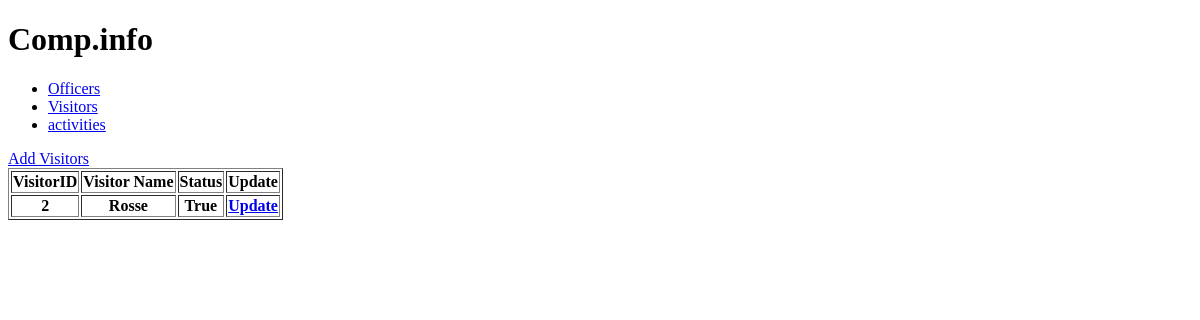
Before: /visitor/ with the older database file.
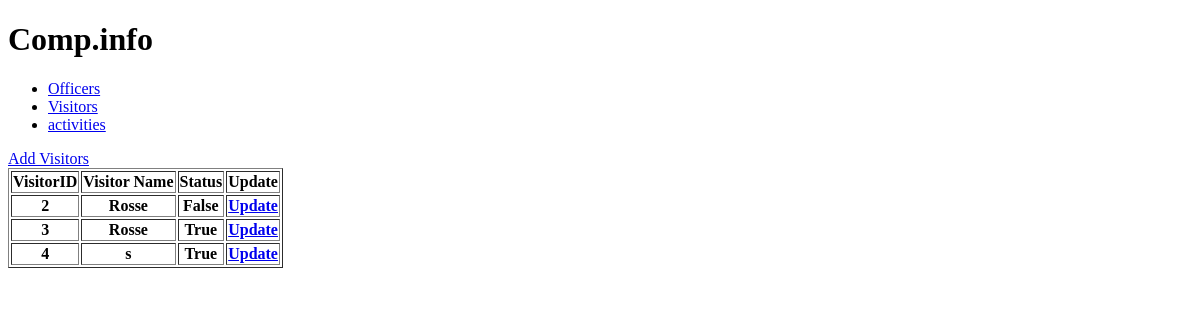
After: the same page with the newer database file.
### visitors/models.py (models this page shows, shortened)
class Visitors(models.Model):
	name = models.CharField(max_length=50)
	mbl_no = models.CharField(max_length=50)
	email = models.EmailField(max_length=50)
	is_active = models.BooleanField(default=True)

### visitors/views.py (the view)
# urls.py: path('',views.visitorinfo,name="visitorinfo"),
def visitorinfo(request):
	visitors = Visitors.objects.all()
	return render(request,'visitors/visitorinfo.html',{'content':visitors})

### Templates/visitors/visitorinfo.html
{% extends 'home.html' %}
{% block content %}
<div>
	<div>
		<div><a href="{% url 'create-visitor' %}">Add Visitors</a></div>
		<table border=1>
			<tr>
				<th>VisitorID</th>
				<th>Visitor Name</th>
				<th>Status</th>
				<th>Update</th>
			</tr>
			{% for visitor in content %}
			<tr>
				<th>{{visitor.id}}</th>
				<th>{{visitor.name}}</th>
				<th>{{visitor.is_active}}</th>
				<th><a href="{% url 'update-visitor' visitor.id %}">Update</a></th>
			</tr>
			{% endfor %}
		</table>
	</div>
</div>
{% endblock %}

### Templates/home.html (shortened to what this page needs)
<!DOCTYPE html>
<html>
<head>
</head>
<body>
	<div>
		<h1>Comp.info </h1>
	</div>
		<div class="navbar">
			<div>
				<ul>
				<li><a href="{%url 'officerinfo' %}">Officers</a></li>
				<li><a href="{%url 'visitorinfo' %}">Visitors</a></li>
				<li><a href="{%url 'activities' %}">activities</a></li>
			    </ul>
			</div>
		</div>
	{% block content %}
	{% endblock %}
</body>
</html>

Changed rows visible on the page:
changed Visitors id 2: is_active "True" → "False"
added Visitors: id "3", name "Rosse", is_active "True"
added Visitors: id "4", name "s", is_active "True"
